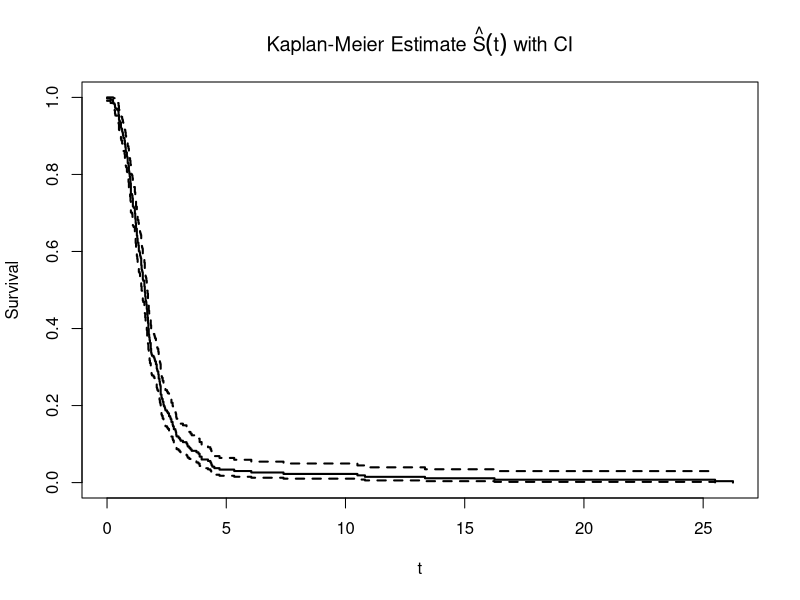
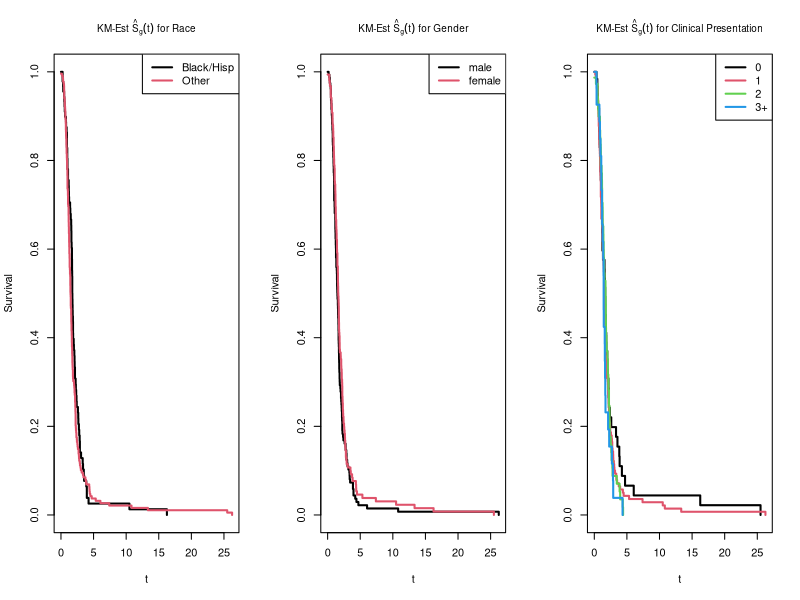
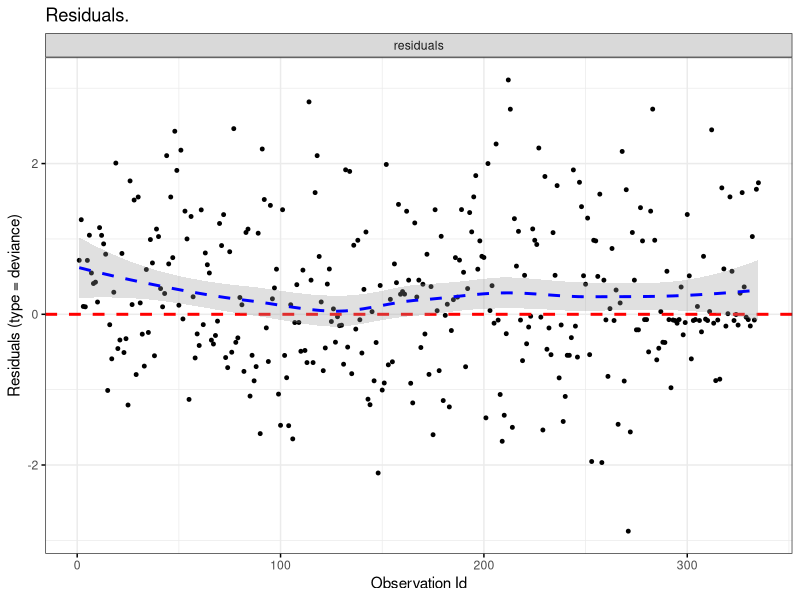
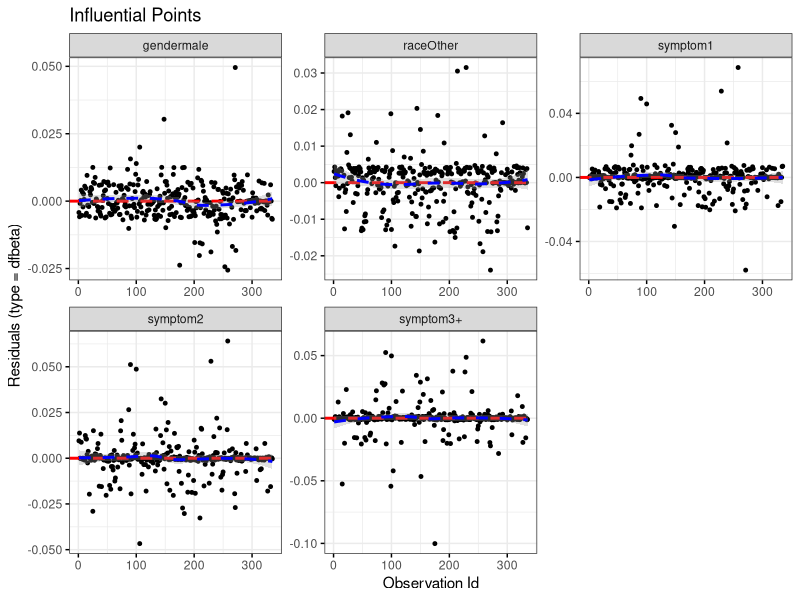

The R script that drew these images, in order: (Note: this script raises an error after producing the figures.)
## ---- chunk 1
set.seed(440)
knitr::opts_chunk$set(echo = FALSE, warning = FALSE, message=FALSE)
library(knitr)
library(ggplot2)
library(survival)
library(gridExtra)
library(dplyr)
library(survminer)
library(reshape2)
library(glmnet)
library(arm)
## ---- chunk 2
dat <- read.table("kellydat.txt", header=T)
dat$race = "Other"
dat$race[dat$black==1|dat$hisp==1 ]="Black or Hispanic"
dat$gender = "male"
dat$gender[dat$male==0]="female"
dat$symptom = "0"
dat$symptom[dat$sn1==1]="1"
dat$symptom[dat$sn2==1]="2"
dat$symptom[dat$sn3==1|dat$all4==1]="3+"
dat$scan="not scanned"
dat$scan[dat$fail==1]="scanned"
dat = dat %>% group_by(race) %>% mutate(racescan = ifelse(fail == 1, mean(fail), 1-mean(fail)))
dat = dat %>% group_by(symptom) %>% mutate(symptomscan = ifelse(fail == 1, mean(fail), 1-mean(fail)))
dat = dat %>% group_by(gender) %>% mutate(genderscan = ifelse(fail == 1, mean(fail), 1-mean(fail))) %>% as.data.frame()
## ---- chunk 3
dat.KM <- survfit(Surv(nctdel, fail) ~ 1, data = dat) #estimated survival curve 

plot(dat.KM, main=expression(paste("Kaplan-Meier Estimate ", hat(S)(t), " with CI")),
     xlab="t", ylab="Survival", lwd=2)
## ---- chunk 4

par(mfrow=c(1,3))
dat.KM.race <- survfit(Surv(nctdel, fail) ~ race, type="kaplan-meier", conf.type="log", data=dat)

plot(dat.KM.race, main=expression(paste("KM-Est ", hat(S)[g](t), " for Race")),
     xlab="t", ylab="Survival", lwd=2, col=1:3, cex.main=0.9)
legend(x="topright", col=1:2, lwd=2, legend=c("Black/Hisp", "Other"))

dat.KM.gender <- survfit(Surv(nctdel, fail) ~ male, type="kaplan-meier", conf.type="log", data=dat)

plot(dat.KM.gender, main=expression(paste("KM-Est ", hat(S)[g](t), " for Gender")),
     xlab="t", ylab="Survival", lwd=2, col=1:2, cex.main=0.9)
legend(x="topright", col=1:2, lwd=2, legend=c("male", "female"))

dat.KM.symptom <- survfit(Surv(nctdel, fail) ~ symptom, type="kaplan-meier", conf.type="log", data=dat)

plot(dat.KM.symptom, main=expression(paste("KM-Est ", hat(S)[g](t), " for Clinical Presentation")),
     xlab="t", ylab="Survival", lwd=2, col=1:4, cex.main=0.9)
legend(x="topright", col=1:4, lwd=2, legend=c("0", "1", "2", "3+"))


## ---- chunk 5
fitCPH_all<- coxph(Surv(nctdel, fail) ~ gender+race+symptom, data=dat)
## ---- chunk 6
ggcoxdiagnostics(fitCPH_all, type = "deviance",
                 linear.predictions = FALSE, ggtheme = theme_bw(), main= "Residuals.") #residuals
## ---- chunk 7
ggcoxdiagnostics(fitCPH_all, type = "dfbeta",
                 linear.predictions = FALSE, ggtheme = theme_bw(),  main="Influential Points")#influential points
## ---- chunk 8
kable(data.frame(cox.zph(fitCPH_all)[[1]]))
## ---- chunk 9
summary(fitCPH_all)
## ---- chunk 10

lower_bound <- function(x, bounds){
  ret <- rep(NA, length(x))
  for(i in 1:length(x)){
    xi <- x[i]
    found <- (which(xi >= c(-Inf, bounds) & (xi <= c(bounds, Inf))))[1] - 1
    if(found==0){found<-1}
    ret[i] <- bounds[found]
  }
  return(ret)
}

de_logit <- function(logodds){
  o <- exp(logodds)
  p <- o/(1+o)
  return(p)
}
bounds <- 0:5

dat$timecat <- as.integer(as.factor(lower_bound(dat$nctdel, bounds)))
dat$personid <- 1:nrow(dat)
datcat <- merge(dat$personid, bounds) %>% 
          mutate(personid=x, timecat=as.integer(as.factor(y))) %>%
            #take all unique combinations of people and time categories
          merge(dat, by=c("personid", "timecat"), all=TRUE) %>%
          mutate(fail = ifelse(is.na(fail), 0, fail)) %>%
            #add fail column
          group_by(personid) %>%
          mutate(maxtimecat = (timecat)[!is.na(nctdel)],
                 atrisk = (timecat <= maxtimecat)) %>%
          filter(atrisk) %>%
            #for each person, identify rows where persons are not at risk (after they fail/drop out), and remove those rows
          dplyr::select(personid, timecat, fail) %>%
          as.data.frame()

#code to add predictors of race, gender, and number of symptoms
datcat <- merge(datcat, dat, by="personid", all=T) %>% 
          mutate(symptom0 = ifelse(symptom == 0, 1, 0),
                 symptom1 = ifelse(symptom == 1, 1, 0),
                 symptom2 = ifelse(symptom == 2, 1, 0),
                 raceother = ifelse(race == "Other", 1, 0), 
                 male = ifelse(gender == "male", 1, 0), 
                 personid = as.integer(personid), 
                 timecat = as.integer(timecat.x), 
                 fail = as.integer(fail.x)) %>% 
          dplyr::select(personid, timecat = timecat, fail = fail, symptom0, symptom1, symptom2, raceother, male)

#code to add indicator effects of every timeunit
Xmat <- array(0, c(nrow(datcat), length(bounds)))
# previd <- NA
# changes <- c(diff(datcat$personid), 1) #a 1 marks the final index of each personid
# counts <- data.frame(x = datcat$personid) %>% group_by(x) %>% mutate(n=n()) %>% '[['("n")

for(r in 1:nrow(datcat)){
  Xmat[r,datcat$timecat[r]] <- 1
}

colnames(Xmat) <- paste0("X",1:ncol(Xmat))


datcat_X <- (cbind((datcat), Xmat))

#nullmod <- glm(fail ~ 1, data=datcat_X, family="binomial")

logistic_diagnostics <- function(mod=NA, ydat=y, Xdat=X){
  
  if(class(mod) == "cv.glmnet"){
    fitvals <- predict.cv.glmnet(mod, newx = Xdat, s="lambda.min")
  }else{
    fitvals <- predict.glm(mod, newdata=data.frame(Xdat))
  }
  p_hat <- de_logit(fitvals)
  resids_p <- (ydat-p_hat)/(sqrt(p_hat*(1-p_hat)))
  s <- ydat; s[ydat==0] <- -1
  resids_d <- s*sqrt(-2*(ydat*log(p_hat) + (1-ydat)*log(1-p_hat)))
  resids_p_stat <- sum(resids_p^2)
  resids_d_stat <- -2*sum(ydat*log(p_hat) + (1-ydat)*log(1-p_hat))
  p <- sum(as.matrix(coef(mod)) != 0)
  dof <- nrow(Xdat)-p
  return(list(p_hat = p_hat, resids_p=resids_p, resids_p_stat=resids_p_stat, resids_d=resids_d, resids_d_stat=resids_d_stat, dof=dof))
}

indepcols <- which(!colnames(datcat_X) %in% c("fail", "personid", "timecat"))
X <- as.matrix(datcat_X[,indepcols])
y <- datcat_X$fail

#0 means no incercept
logmod <- glm(y ~ 0 + ., family="binomial", data = as.data.frame(cbind(y,X)))
logmod_stats <- logistic_diagnostics(logmod)
logmodtest <- pchisq(logmod$deviance, logmod$df.residual, lower=FALSE)

lassomod <- cv.glmnet(y=y, x = X, family="binomial", type.measure="class", alpha = 1, intercept=FALSE)
lassomod_stats <- logistic_diagnostics(lassomod)
lassomodtest <- pchisq(lassomod_stats$resids_d_stat, lassomod_stats$dof, lower=FALSE)

ridgemod <- cv.glmnet(y=y, x = X, family="binomial", type.measure="class", alpha = 0,intercept=FALSE)
ridgemod_stats <- logistic_diagnostics(ridgemod)
ridgemodtest <- pchisq(ridgemod_stats$resids_d_stat, ridgemod_stats$dof, lower=FALSE)
## ---- chunk 11
#evaluating deviance of models. small p-value = lack of fit
#par((mfrow = c(3,1)))

stats <- summary(logmod)$coefficients
xbar <- stats[,1]
sigma <- stats[,2]
logmodcoef <- xbar + 1.96*cbind(-sigma, sigma)
logmodcoef <- round(logmodcoef,4)
colnames(logmodcoef) <- c("Lower", "Upper")
binnedplot(x=logmod$fitted.values, y=logmod_stats$resids_d, main = "OLS Logistic Regression Binned Residuals", ylab = "Deviance Residuals", xlab = "Fitted Values", nclass = 50)

lassomodcoef <- round(as.matrix(coef(lassomod)),4)
colnames(lassomodcoef) <- "LASSO Estimate"
binnedplot(x=lassomod_stats$p_hat, y=lassomod_stats$resids_d, main = "LASSO Logistic Regression Binned Residuals", ylab = "Deviance Residuals", xlab = "Fitted Values", nclass = 50)

ridgemodcoef <- round(as.matrix(coef(ridgemod)),4)
colnames(ridgemodcoef) <- "Ridge Estimate"
binnedplot(x=ridgemod_stats$p_hat, y=ridgemod_stats$resids_d, main = "Ridge Logistic Regression Binned Residuals", ylab = "Deviance Residuals", xlab = "Fitted Values", nclass = 50)

d <- round(matrix(c(logmodtest, lassomodtest, ridgemodtest)),4)
colnames(d) <- "Deviance p-value"
rownames(d) <- c("OLS", "LASSO Penalty", "Ridge Penalty")

kable(d)
kable(logmodcoef)
kable(lassomodcoef)
kable(ridgemodcoef)
